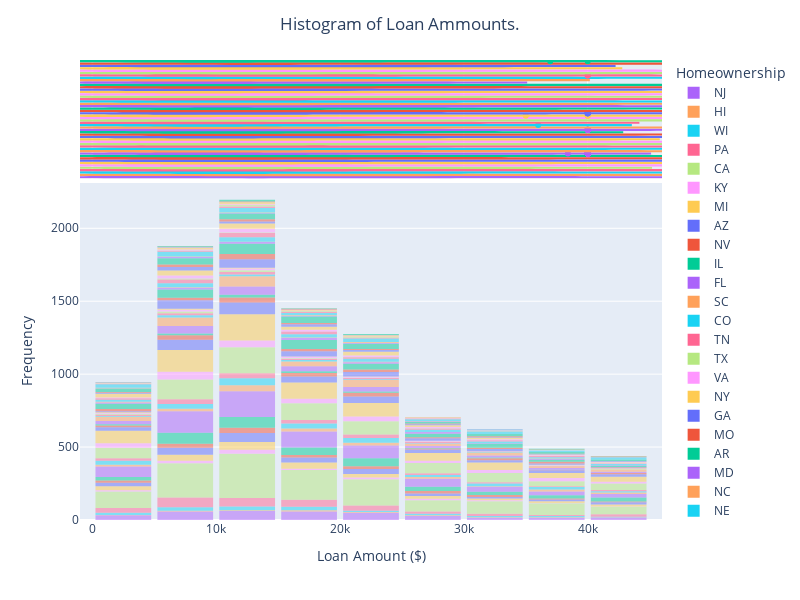

The code cell stored with this chart in its notebook:
### Markdown cell above
**Q6** Copy and past the code above, but change it to get value counts for one of the other categorical columns

### Code cell
## Your code here
fig = px.histogram(DF,
                   nbins=9,
                   x='loan_amount',
                   color='state',
                   opacity=0.5,
                   color_discrete_map={'MORTGAGE': 'darkviolet', 
                                       'RENT': 'deeppink', 
                                       'OWN': 'darkturquoise'},
                   marginal="violin"
                   )

fig.update_layout(bargap=0.1,
                  title='Histogram of Loan Ammounts.',
                  title_x=0.5,
                  xaxis={'range':[-1000, 46000]},
                  xaxis_title="Loan Amount ($)",
                  yaxis_title="Frequency",
                  legend_title="Homeownership",
                  autosize=False,
                  width=800,
                  height=600)
fig.show()
